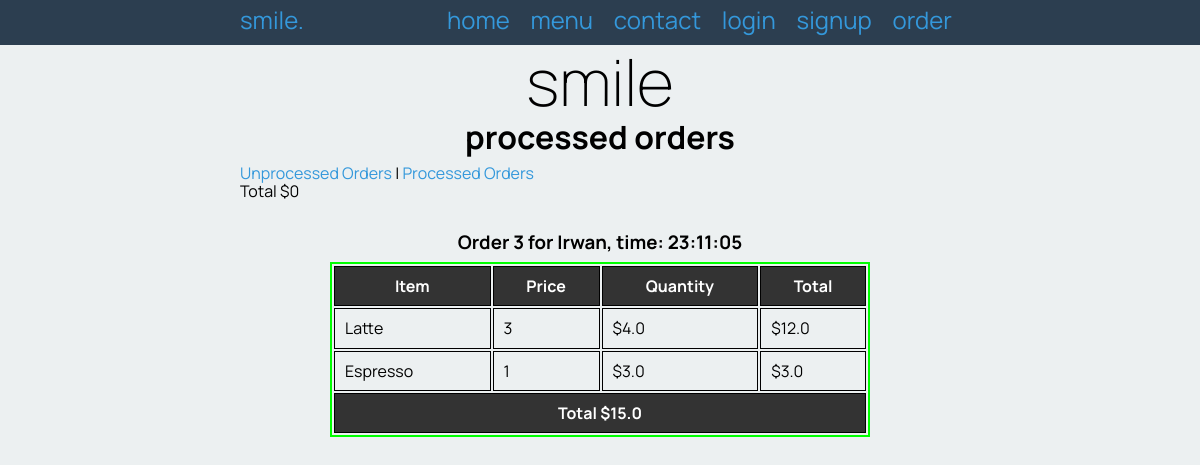
The app's page /process_orders/0 with its own data.
### tables this page shows
CREATE TABLE "order_contents"
(
    id         integer
        primary key autoincrement,
    order_id   integer,
    product_id integer,
    quantity   integer
);

CREATE TABLE "orders"
(
    id        integer
        primary key autoincrement,
    name      varchar(30),
    timestamp datetime,
    processed integer
);

CREATE TABLE "products"
(
    id          integer
        primary key autoincrement,
    name        varchar(30),
    description varchar(300),
    volume      char(6),
    image       varchar(30),
    price       float
, cat_id integer);

### app.py (the view)
@app.route('/process_orders/<processed>')
def process_orders(processed):
    label = "processed"
    if processed == "1":
        label = "un" + label
    print(label)
    processed = int(processed)
    all_orders = get_list("SELECT orders.id, orders.name, timestamp, products.name, quantity, price FROM orders "
                          "INNER JOIN order_contents ON orders.id = order_contents.order_id "
                          "INNER JOIN products on order_contents.product_id = products.id "
                          "WHERE processed = ?", (processed, ))
    print(all_orders)
    return render_template("orders.html", logged_in=is_logged_in(), orders=all_orders, label=label)

### app.py (called while the page is built)
def create_connection(db_file):
    try:
        connection = sqlite3.connect(db_file)
        return connection
    except Error as e:
        print(e)
    return None

def get_list(query, execute):
    con = create_connection(DATABASE)
    cur = con.cursor()
    cur.execute(query, execute)
    category_list = cur.fetchall()
    con.close()
    return category_list

def is_logged_in():
    if session.get("email") is None:
        print("not logged in")
        return False
    else:
        print(session.get("email"))
        print("logged in")
        return True

### templates/orders.html (shortened to what this page needs)
{% extends 'base.html' %}
{% block pageheading %}
{{ label }} orders
{% endblock %}
{% block main %}
    <p><a href="/process_orders/1">Unprocessed Orders</a> | <a href="/process_orders/0">Processed Orders</a></p>
    {% set control = namespace(last_id=-1) %}
    {% set control = namespace(total=0) %}
    {% for order in orders %}
        {% if order[0] != control.last_id %}
            {% if control.last_id != -1 %}
                <tr>
                    <td colspan="3">Total ${{ control.total }}</td>
                </tr>
                {% set control.total = 0 %}
            {% endif %}
    <h3>
        Order {{ order[0] }} for {{ order[1] }}, time: {{ order[2] }}
    </h3>
    {% set control.last_id = order[0] %}
    <table class="{{ label }}">
        <tr>
            <th>Item</th>
            <th class="number">Price</th>
            <th class="number">Quantity</th>
            <th class="number">Total</th>
        </tr>
        {% endif %}
        <tr>
            <td>{{ order[3] }}</td>
            <td>{{ order[4] }}</td>
            <td>${{ order[5] }}</td>
            <td>${{ order[4] * order[5] }}</td>
            {% set control.total = control.total + order[4] * order[5] %}
        </tr>
{% endfor %}
        <tr>
            <th colspan="4">Total ${{ control.total }}</th>
        </tr>
    </table>
{% endblock %}

### templates/base.html (shortened to what this page needs)
<!DOCTYPE html>
<html>
<head>
    <link rel="stylesheet" href="https://cdnjs.cloudflare.com/ajax/libs/normalize/8.0.1/normalize.css"/>
    <link href="{{ url_for('static', filename='smile.css') }}" rel="stylesheet">
</head>
<body>
<nav>
    <div class="container">
        <div class="navbar-brand">smile.</div>
        <div class="navbar-links">
            <a href="/">home</a>
            <a href="/menu/1">menu</a>
            <a href="/contact">contact</a>
            {% if logged_in %}
                <a href="/logout">logout</a>
                <a href="/admin">admin</a>
            {% else %}
                <a href="/login">login</a>
                <a href="/signup">signup</a>
            {% endif %}
            {% if ordering %}
                <a href="/cart">cart</a>
            {% else %}
                <a href="/menu/1?order=start">order</a>
            {% endif %}
        </div>
    </div>
</nav>
<div class="container">
    <header>
        <h1>smile</h1>
        <h2>{% block pageheading %}{% endblock %}</h2>
    </header>
    <main>
        {% block main %}
        {% endblock %}
    </main>
</div>
</body>
</html>

### static/smile.css (style rules this page uses)
* { font-family: 'Manrope', sans-serif; padding: 0; margin: 0; box-sizing: border-box; }
body { background-color: rgba(236, 240, 241, 1.0); }
.container { width: 60vw; margin: auto; }
.container::after { content: ""; clear: both; display: table; }
h1 { text-align: center; font-weight: 200; font-size: 4rem; margin: 0; }
h2 { font-size: 2rem; text-align: center; margin: 0 0 0.5rem 0; }
h3, h4 { text-align: center; margin: 2rem 0 0.5rem 0; }
nav { background-color: rgba(44, 62, 80, 1.0); text-align: center; font-size: 1.5rem; padding-top: 0.4rem; padding-bottom: 0.7rem; color: rgba(52, 152, 219, 1.0); }
.navbar-brand { display: inline; float: left; }
.navbar-links { display: inline; float: right; }
nav a { padding: 0 0.5rem; font-size: 1.5rem; }
a, a:visited { color: rgba(52, 152, 219, 1.0); text-decoration: none; }
table { width: 75%; margin: auto; border: 2px solid black; }
td, th { border: 1px solid black; padding: 10px; border-collapse: collapse; }
.processed { border-color: #00ff00; }
th { background-color: #333; color: #fff; }

### records on screen
order_contents: total "0", order "3", name "Irwan", timestamp "23:11:05", name "Latte", quantity "3", price "4.0", order[4]*order[5] "12.0"
order_contents: name "Espresso", quantity "1", price "3.0", order[4]*order[5] "3.0"

### other values on screen
{{ label }} "processed"
{{ control.total }} "15.0"
